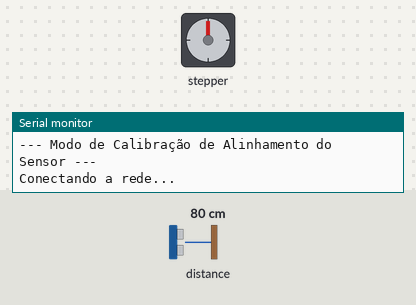
The sketch below on a simulated Arduino Uno R4 WiFi. Parts: stepper motor, the last lines printed to the serial monitor. The inputs (shaded band) are chosen by the test bench; at power-on: distance to the obstacle 80 cm. WiFi joins after 1.5 s; servers stay silent unless stated; stepper angles assume 4096 steps per turn.

Above: at 0.1 s.
At 18.1 s:
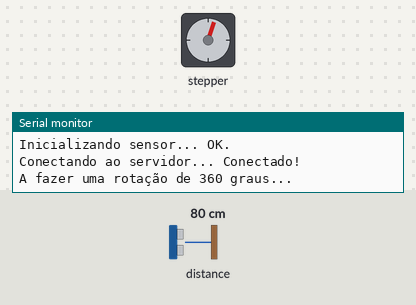
At 26.3 s:
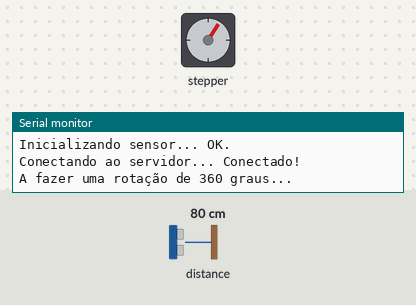
At 36.1 s:
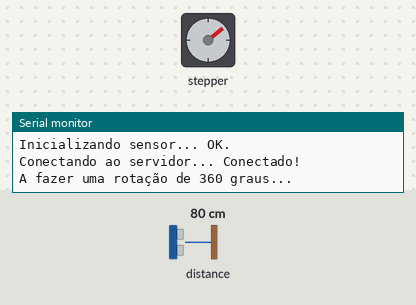
Timing chart, 0 to 40.0 s (numbered marks = the images above):
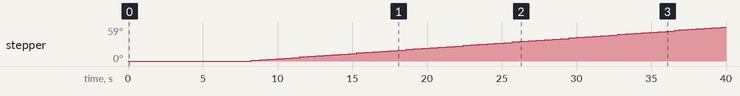

The sketch:

xy_plane_test.ino
```cpp
#include <WiFiS3.h>
#include <AccelStepper.h>
#include <Adafruit_VL53L0X.h>
#include <math.h>

// --- CONFIGURAÇÕES ---
const char ssid[] = "Vodafone-D433A6"; // Mude para a sua rede
const char pass[] = "datreta12345."; // Mude para a sua password
const char server[] = "192.168.20.73";  // Mude para o IP do seu PC
const int port = 5000;

#define TIPO_MOTOR AccelStepper::HALF4WIRE
const int PINO_MOTOR_PRATO_IN1 = 2, PINO_MOTOR_PRATO_IN2 = 3, PINO_MOTOR_PRATO_IN3 = 4, PINO_MOTOR_PRATO_IN4 = 5;
const long PASSOS_POR_ROTACAO_PRATO = 4174;

// --- OBJETOS ---
WiFiClient client;
AccelStepper motorPrato(TIPO_MOTOR, PINO_MOTOR_PRATO_IN1, PINO_MOTOR_PRATO_IN3, PINO_MOTOR_PRATO_IN2, PINO_MOTOR_PRATO_IN4);
Adafruit_VL53L0X lox = Adafruit_VL53L0X();

void setup() {
  Serial.begin(115200);
  while (!Serial);

  Serial.println("--- Modo de Calibração de Alinhamento do Sensor ---");

  int status = WL_IDLE_STATUS;
  Serial.print("Conectando a rede...");
  while (status != WL_CONNECTED) { status = WiFi.begin(ssid, pass); delay(5000); Serial.print("."); }
  Serial.println(" OK!");

  Serial.print("Inicializando sensor...");
  if (!lox.begin()) { Serial.println(" Falha."); while (1); }
  Serial.println(" OK.");

  motorPrato.setMaxSpeed(400);
  motorPrato.setAcceleration(200);
  motorPrato.setCurrentPosition(0);

  Serial.print("Conectando ao servidor...");
  if (!client.connect(server, port)) { Serial.println(" Falha."); while(1); }
  Serial.println(" Conectado!");

  delay(1000);

  Serial.println("A fazer uma rotação de 360 graus...");

  char dataBuffer[50];
  VL53L0X_RangingMeasurementData_t measure;

  for (int angulo = 0; angulo < 360; angulo += 1) {
    long posicaoAlvo = round((angulo / 360.0) * PASSOS_POR_ROTACAO_PRATO);
    motorPrato.moveTo(posicaoAlvo);
    while (motorPrato.distanceToGo() != 0) { motorPrato.run(); }

    delay(200);

    lox.rangingTest(&measure, false);

    if (measure.RangeStatus != 4 && measure.RangeMilliMeter < 200) {
      sprintf(dataBuffer, "Dist:%d,Theta:%d", measure.RangeMilliMeter, angulo);
      client.println(dataBuffer);
    }
  }

  Serial.println("\n--- Scan de alinhamento concluído. ---");
  client.println("END");
  client.stop();
  motorPrato.disableOutputs();
  while(1);
}

void loop() {}
```
